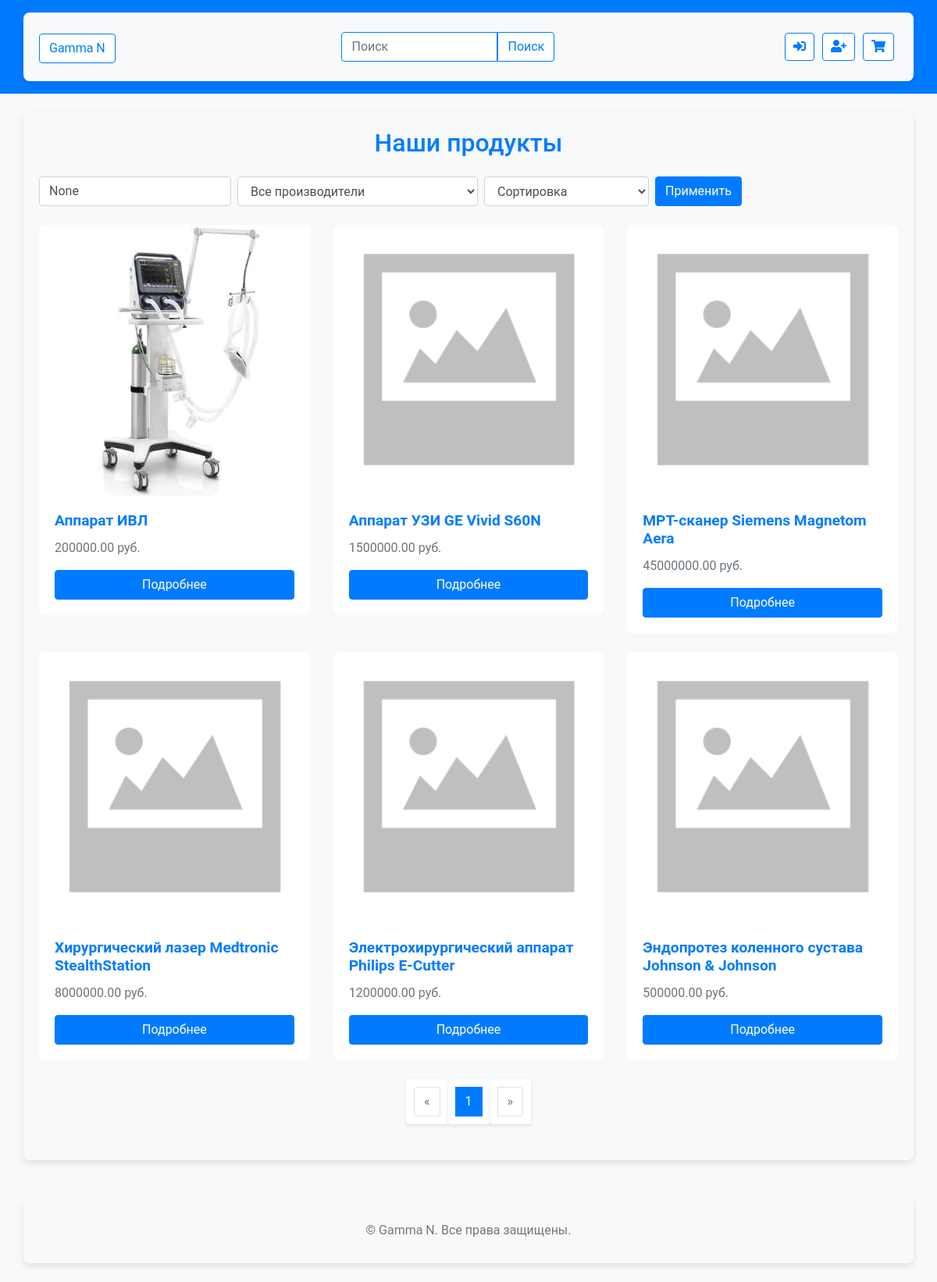
Screenshot of /products/ with the database file from the repository.
### store/models.py (models this page shows, shortened)
class Product(models.Model):
    category = models.ForeignKey(
        Category,
        related_name='products',
        on_delete=models.CASCADE,
        null=True,
        blank=True
    )
    name = models.CharField("Название", max_length=255)
    slug = models.SlugField("URL", max_length=255, unique=True)
    description = models.TextField("Описание")
    price = models.DecimalField("Цена", max_digits=10, decimal_places=2)
    image = models.ImageField("Изображение", upload_to='products/')
    available = models.BooleanField("Доступно", default=True)
    stock = models.PositiveIntegerField("Количество на складе", default=0)
    specifications = models.TextField("Технические характеристики", blank=True)
    instructions = models.FileField("Инструкции", upload_to='instructions/', blank=True)
    certificates = models.FileField("Сертификаты", upload_to='certificates/', blank=True)
    is_special_offer = models.BooleanField("Специальное предложение", default=False)
    manufacturer = models.ForeignKey(
        Manufacturer,
        related_name='products',
        on_delete=models.CASCADE,
        null=True,
        blank=True,
        verbose_name="Производитель"
    )
    discount = models.DecimalField("Скидка %", max_digits=5, decimal_places=2, default=0)
    class Meta:
        verbose_name = "Продукт"
        verbose_name_plural = "Продукты"
        ordering = ('name',)
        indexes = [
            models.Index(fields=['id', 'slug']),
        ]
    def get_absolute_url(self):
        return reverse('store:product_detail', args=[self.slug])

### store/views.py (the view)
# urls.py: path('products/', views.product_list, name='product_list'),
@cache_page(60 * 15)
def product_list(request, category_slug=None):
    category = None
    categories = Category.objects.filter(parent__isnull=True)
    manufacturers = Manufacturer.objects.all()
    products = Product.objects.filter(available=True)
    if category_slug:
        category = get_object_or_404(Category, slug=category_slug)
        sub_ids = get_all_subcategories(category)
        products = products.filter(Q(category=category) | Q(category__in=sub_ids))
    query = request.GET.get('query')
    if query:
        products = products.filter(Q(name__icontains=query) | Q(description__icontains=query))
    manufacturer_name = request.GET.get('manufacturer')
    if manufacturer_name:
        products = products.filter(manufacturer__name=manufacturer_name)
    sort_by = request.GET.get('sort')
    if sort_by == 'price_asc':
        products = products.order_by('price')
    elif sort_by == 'price_desc':
        products = products.order_by('-price')
    paginator = Paginator(products, 9)  # Показывать по 9 товаров на странице
    page = request.GET.get('page')
    try:
        products = paginator.page(page)
    except PageNotAnInteger:
        products = paginator.page(1)
    except EmptyPage:
        products = paginator.page(paginator.num_pages)
    return render(request, 'store/product_list.html', {
        'category': category,
        'products': products,
        'manufacturers': manufacturers,
        'current_manufacturer': manufacturer_name,
        'current_sort': sort_by,
        'current_query': query,
    })

### store/templates/store/product_list.html (shortened to what this page needs)
{% extends 'store/base.html' %}
{% block content %}
<h2 class="text-center mb-4">
    {% if category %}
        Категория: {{ category.name }}
    {% else %}
        Наши продукты
    {% endif %}
</h2>
<form method="GET" class="form-inline mb-4">
    <input type="text" name="query" class="form-control mr-2" placeholder="Поиск" value="{{ current_query }}">
    <select name="manufacturer" class="form-control mr-2">
        <option value="">Все производители</option>
    </select>
    <select name="sort" class="form-control mr-2">
        <option value="">Сортировка</option>
    </select>
    <button type="submit" class="btn btn-primary">Применить</button>
</form>
<div class="row">
    {% for product in products %}
    <div class="col-md-4 mb-4">
        <div class="card">
            <img src="{{ product.image.url|default:'/static/store/images/default.png' }}"
             class="card-img-top"
             alt="{{ product.name }}">
            <div class="card-body">
                <h5 class="card-title">{{ product.name }}</h5>
                <p class="card-text text-muted">{{ product.price }} руб.</p>
                <a href="{{ product.get_absolute_url }}" class="btn btn-primary btn-block">Подробнее</a>
            </div>
        </div>
    </div>
    {% empty %}
    <div class="col-12 text-center">
        <p>Нет доступных продуктов.</p>
    </div>
    {% endfor %}
</div>
<nav aria-label="Page navigation">
    <ul class="pagination justify-content-center">
        {% if products.has_previous %}
            <li class="page-item">
                <a class="page-link" href="?page={{ products.previous_page_number }}" aria-label="Previous">
                    <span aria-hidden="true">&laquo;</span>
                </a>
            </li>
        {% else %}
            <li class="page-item disabled">
                <a class="page-link" href="#" aria-label="Previous">
                    <span aria-hidden="true">&laquo;</span>
                </a>
            </li>
        {% endif %}
        {% for num in products.paginator.page_range %}
            {% if products.number == num %}
                <li class="page-item active"><a class="page-link" href="#">{{ num }}</a></li>
            {% else %}
                <li class="page-item"><a class="page-link" href="?page={{ num }}">{{ num }}</a></li>
            {% endif %}
        {% endfor %}
        {% if products.has_next %}
            <li class="page-item">
                <a class="page-link" href="?page={{ products.next_page_number }}" aria-label="Next">
                    <span aria-hidden="true">&raquo;</span>
                </a>
            </li>
        {% else %}
            <li class="page-item disabled">
                <a class="page-link" href="#" aria-label="Next">
                    <span aria-hidden="true">&raquo;</span>
                </a>
            </li>
        {% endif %}
    </ul>
</nav>
{% endblock %}

### store/templates/store/base.html (shortened to what this page needs)
{% load static %}
<!DOCTYPE html>
<html lang="ru">
<head>
    <link rel="stylesheet" href="https://cdnjs.cloudflare.com/ajax/libs/font-awesome/5.15.3/css/all.min.css">
    <link rel="stylesheet" href="https://maxcdn.bootstrapcdn.com/bootstrap/4.0.0/css/bootstrap.min.css">
    <link rel="stylesheet" href="{% static 'store/css/styles.css' %}">
</head>
<body class="bg-light text-dark">
    <header class="bg-primary py-3">
        <div class="container d-flex justify-content-between align-items-center">
            <h1 class="mb-0">
                <a href="{% url 'store:home' %}" class="btn btn-light">Gamma N</a>
            </h1>
            <form method="GET" action="{% url 'store:product_search' %}" class="form-inline search-form">
                <input name="query" class="form-control" type="search" placeholder="Поиск" aria-label="Поиск">
                <button class="btn btn-light" type="submit">Поиск</button>
            </form>
            <div class="nav-icons">
                {% if user.is_authenticated %}
                    <a href="{% url 'accounts:profile' %}" class="btn btn-light">
                        <i class="fa fa-user-circle"></i>
                    </a>
                    <form method="post" action="{% url 'logout' %}" style="display:inline;">
                        {% csrf_token %}
                        <button type="submit" class="btn btn-light">
                            <i class="fa fa-sign-out-alt"></i>
                        </button>
                    </form>
                {% else %}
                    <a href="{% url 'login' %}" class="btn btn-light">
                        <i class="fa fa-sign-in-alt"></i>
                    </a>
                    <a href="{% url 'accounts:register' %}" class="btn btn-light">
                        <i class="fa fa-user-plus"></i>
                    </a>
                {% endif %}
                <a href="{% url 'cart:cart_detail' %}" class="btn btn-light cart-icon">
                    <i class="fa fa-shopping-cart"></i>
                </a>
            </div>
        </div>
    </header>
    <main class="container mt-4">
        {% block content %}
        {% endblock %}
    </main>
    <footer class="bg-light text-center py-4 mt-4">
        <div class="container">
            <p>&copy; {{ now|date:"Y" }} Gamma N. Все права защищены.</p>
        </div>
    </footer>
</body>
</html>

### store/static/store/css/styles.css (style rules this page uses)
body { font-family: 'Roboto', sans-serif; color: #333; }
header { background-color: #007bff; }
header h1 a, header .nav-link, header button, header .btn-link, header a, header form button, header .btn, header input, header .form-control { color: #007bff !important; background-color: white !important; border-color: #007bff !important; }
header .search-form { display: flex; align-items: center; }
header .search-form input { border-top-right-radius: 0; border-bottom-right-radius: 0; }
header .search-form button { border-top-left-radius: 0; border-bottom-left-radius: 0; }
.nav-icons { display: flex; align-items: center; }
.nav-icons a, .nav-icons button { padding: 5px 10px; margin: 0 5px; border-radius: 4px; transition: all 0.3s ease; }
.cart-icon { position: relative; padding-right: 25px; }
.btn-primary { background-color: #007bff; border-color: #007bff; }
.card { border: none; border-radius: 8px; overflow: hidden; transition: transform 0.2s; }
.card-title { font-size: 1.2rem; font-weight: bold; color: #007bff; }
.card-text { font-size: 1rem; color: #555; }
.container { padding-top: 20px; padding-bottom: 20px; background-color: #f8f9fa; padding: 20px; border-radius: 8px; box-shadow: 0 4px 8px rgba(0, 0, 0, 0.1); }
footer { background-color: #f8f9fa; }
footer p { margin: 0; padding: 10px 0; color: #777; }
.btn-block { transition: background-color 0.3s ease; }
.form-inline input[type="search"] { width: 200px; }
h2, h3 { color: #007bff; }
ul { list-style-type: none; padding: 0; }
ul li { background-color: #fff; margin-bottom: 10px; padding: 10px; border-radius: 4px; box-shadow: 0 2px 4px rgba(0, 0, 0, 0.1); }

### rows the page displays
Product: image (picture), name "Аппарат ИВЛ", price "200000.00"
Product: image (placeholder picture), name "Аппарат УЗИ GE Vivid S60N", price "1500000.00"
Product: image (placeholder picture), name "МРТ-сканер Siemens Magnetom Aera", price "45000000.00"
Product: image (placeholder picture), name "Хирургический лазер Medtronic StealthStation", price "8000000.00"
Product: image (placeholder picture), name "Электрохирургический аппарат Philips E-Cutter", price "1200000.00"
Product: image (placeholder picture), name "Эндопротез коленного сустава Johnson & Johnson", price "500000.00"

### other values shown
{{ num }} "1"
